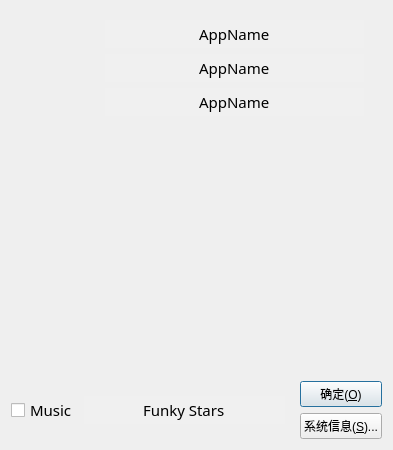
<?xml version="1.0" encoding="UTF-8"?>
<ui version="4.0">
 <class>AboutDialog</class>
 <widget class="QDialog" name="AboutDialog">
  <property name="geometry">
   <rect>
    <x>0</x>
    <y>0</y>
    <width>393</width>
    <height>450</height>
   </rect>
  </property>
  <property name="sizePolicy">
   <sizepolicy hsizetype="Ignored" vsizetype="Preferred">
    <horstretch>0</horstretch>
    <verstretch>0</verstretch>
   </sizepolicy>
  </property>
  <property name="windowTitle">
   <string>关于</string>
  </property>
  <layout class="QVBoxLayout" name="verticalLayout_3">
   <item>
    <widget class="QWidget" name="widget_4" native="true">
     <property name="sizePolicy">
      <sizepolicy hsizetype="Preferred" vsizetype="Fixed">
       <horstretch>0</horstretch>
       <verstretch>0</verstretch>
      </sizepolicy>
     </property>
     <layout class="QHBoxLayout" name="horizontalLayout_2">
      <item>
       <widget class="QLabel" name="labelIcon">
        <property name="minimumSize">
         <size>
          <width>70</width>
          <height>70</height>
         </size>
        </property>
        <property name="maximumSize">
         <size>
          <width>70</width>
          <height>70</height>
         </size>
        </property>
        <property name="text">
         <string/>
        </property>
       </widget>
      </item>
      <item>
       <widget class="QWidget" name="widget_3" native="true">
        <property name="sizePolicy">
         <sizepolicy hsizetype="Preferred" vsizetype="Fixed">
          <horstretch>0</horstretch>
          <verstretch>0</verstretch>
         </sizepolicy>
        </property>
        <layout class="QVBoxLayout" name="verticalLayout_4">
         <property name="spacing">
          <number>0</number>
         </property>
         <property name="topMargin">
          <number>0</number>
         </property>
         <property name="bottomMargin">
          <number>0</number>
         </property>
         <item>
          <widget class="QLineEdit" name="lineEditAppName">
           <property name="palette">
            <palette>
             <active>
              <colorrole role="Base">
               <brush brushstyle="SolidPattern">
                <color alpha="255">
                 <red>240</red>
                 <green>240</green>
                 <blue>240</blue>
                </color>
               </brush>
              </colorrole>
             </active>
             <inactive>
              <colorrole role="Base">
               <brush brushstyle="SolidPattern">
                <color alpha="255">
                 <red>240</red>
                 <green>240</green>
                 <blue>240</blue>
                </color>
               </brush>
              </colorrole>
             </inactive>
             <disabled>
              <colorrole role="Base">
               <brush brushstyle="SolidPattern">
                <color alpha="255">
                 <red>240</red>
                 <green>240</green>
                 <blue>240</blue>
                </color>
               </brush>
              </colorrole>
             </disabled>
            </palette>
           </property>
           <property name="font">
            <font>
             <family>宋体</family>
             <pointsize>11</pointsize>
            </font>
           </property>
           <property name="text">
            <string>AppName</string>
           </property>
           <property name="frame">
            <bool>false</bool>
           </property>
           <property name="alignment">
            <set>Qt::AlignCenter</set>
           </property>
           <property name="readOnly">
            <bool>true</bool>
           </property>
          </widget>
         </item>
         <item>
          <spacer name="verticalSpacer">
           <property name="orientation">
            <enum>Qt::Vertical</enum>
           </property>
           <property name="sizeType">
            <enum>QSizePolicy::Fixed</enum>
           </property>
           <property name="sizeHint" stdset="0">
            <size>
             <width>20</width>
             <height>6</height>
            </size>
           </property>
          </spacer>
         </item>
         <item>
          <widget class="QLineEdit" name="lineEditAppVersion">
           <property name="palette">
            <palette>
             <active>
              <colorrole role="Base">
               <brush brushstyle="SolidPattern">
                <color alpha="255">
                 <red>240</red>
                 <green>240</green>
                 <blue>240</blue>
                </color>
               </brush>
              </colorrole>
             </active>
             <inactive>
              <colorrole role="Base">
               <brush brushstyle="SolidPattern">
                <color alpha="255">
                 <red>240</red>
                 <green>240</green>
                 <blue>240</blue>
                </color>
               </brush>
              </colorrole>
             </inactive>
             <disabled>
              <colorrole role="Base">
               <brush brushstyle="SolidPattern">
                <color alpha="255">
                 <red>240</red>
                 <green>240</green>
                 <blue>240</blue>
                </color>
               </brush>
              </colorrole>
             </disabled>
            </palette>
           </property>
           <property name="font">
            <font>
             <family>宋体</family>
             <pointsize>11</pointsize>
            </font>
           </property>
           <property name="text">
            <string>AppName</string>
           </property>
           <property name="frame">
            <bool>false</bool>
           </property>
           <property name="alignment">
            <set>Qt::AlignCenter</set>
           </property>
           <property name="readOnly">
            <bool>true</bool>
           </property>
          </widget>
         </item>
         <item>
          <spacer name="verticalSpacer_2">
           <property name="orientation">
            <enum>Qt::Vertical</enum>
           </property>
           <property name="sizeType">
            <enum>QSizePolicy::Fixed</enum>
           </property>
           <property name="sizeHint" stdset="0">
            <size>
             <width>20</width>
             <height>6</height>
            </size>
           </property>
          </spacer>
         </item>
         <item>
          <widget class="QLineEdit" name="lineEditSystemInfo">
           <property name="palette">
            <palette>
             <active>
              <colorrole role="Base">
               <brush brushstyle="SolidPattern">
                <color alpha="255">
                 <red>240</red>
                 <green>240</green>
                 <blue>240</blue>
                </color>
               </brush>
              </colorrole>
             </active>
             <inactive>
              <colorrole role="Base">
               <brush brushstyle="SolidPattern">
                <color alpha="255">
                 <red>240</red>
                 <green>240</green>
                 <blue>240</blue>
                </color>
               </brush>
              </colorrole>
             </inactive>
             <disabled>
              <colorrole role="Base">
               <brush brushstyle="SolidPattern">
                <color alpha="255">
                 <red>240</red>
                 <green>240</green>
                 <blue>240</blue>
                </color>
               </brush>
              </colorrole>
             </disabled>
            </palette>
           </property>
           <property name="font">
            <font>
             <family>宋体</family>
             <pointsize>11</pointsize>
            </font>
           </property>
           <property name="text">
            <string>AppName</string>
           </property>
           <property name="frame">
            <bool>false</bool>
           </property>
           <property name="alignment">
            <set>Qt::AlignCenter</set>
           </property>
           <property name="readOnly">
            <bool>true</bool>
           </property>
          </widget>
         </item>
        </layout>
       </widget>
      </item>
     </layout>
    </widget>
   </item>
   <item>
    <widget class="QLabel" name="labelStar">
     <property name="font">
      <font>
       <family>Arial</family>
       <pointsize>12</pointsize>
      </font>
     </property>
    </widget>
   </item>
   <item>
    <widget class="QWidget" name="widget" native="true">
     <property name="sizePolicy">
      <sizepolicy hsizetype="Preferred" vsizetype="Fixed">
       <horstretch>0</horstretch>
       <verstretch>0</verstretch>
      </sizepolicy>
     </property>
     <layout class="QGridLayout" name="gridLayout">
      <property name="leftMargin">
       <number>0</number>
      </property>
      <property name="topMargin">
       <number>0</number>
      </property>
      <property name="rightMargin">
       <number>0</number>
      </property>
      <property name="bottomMargin">
       <number>0</number>
      </property>
      <item row="0" column="0">
       <widget class="QWidget" name="widget_5" native="true">
        <layout class="QHBoxLayout" name="horizontalLayout">
         <property name="leftMargin">
          <number>0</number>
         </property>
         <property name="topMargin">
          <number>0</number>
         </property>
         <property name="bottomMargin">
          <number>0</number>
         </property>
         <item>
          <widget class="QCheckBox" name="checkBoxMusic">
           <property name="sizePolicy">
            <sizepolicy hsizetype="Minimum" vsizetype="Fixed">
             <horstretch>0</horstretch>
             <verstretch>0</verstretch>
            </sizepolicy>
           </property>
           <property name="font">
            <font>
             <family>宋体</family>
             <pointsize>11</pointsize>
            </font>
           </property>
           <property name="text">
            <string>Music</string>
           </property>
          </widget>
         </item>
         <item>
          <widget class="QLineEdit" name="lineEditSystemInfo_2">
           <property name="sizePolicy">
            <sizepolicy hsizetype="Expanding" vsizetype="Fixed">
             <horstretch>0</horstretch>
             <verstretch>0</verstretch>
            </sizepolicy>
           </property>
           <property name="palette">
            <palette>
             <active>
              <colorrole role="Base">
               <brush brushstyle="SolidPattern">
                <color alpha="255">
                 <red>240</red>
                 <green>240</green>
                 <blue>240</blue>
                </color>
               </brush>
              </colorrole>
             </active>
             <inactive>
              <colorrole role="Base">
               <brush brushstyle="SolidPattern">
                <color alpha="255">
                 <red>240</red>
                 <green>240</green>
                 <blue>240</blue>
                </color>
               </brush>
              </colorrole>
             </inactive>
             <disabled>
              <colorrole role="Base">
               <brush brushstyle="SolidPattern">
                <color alpha="255">
                 <red>240</red>
                 <green>240</green>
                 <blue>240</blue>
                </color>
               </brush>
              </colorrole>
             </disabled>
            </palette>
           </property>
           <property name="font">
            <font>
             <family>宋体</family>
             <pointsize>11</pointsize>
            </font>
           </property>
           <property name="text">
            <string>Funky Stars</string>
           </property>
           <property name="frame">
            <bool>false</bool>
           </property>
           <property name="alignment">
            <set>Qt::AlignCenter</set>
           </property>
           <property name="readOnly">
            <bool>true</bool>
           </property>
          </widget>
         </item>
        </layout>
       </widget>
      </item>
      <item row="0" column="1">
       <widget class="QWidget" name="widget_2" native="true">
        <property name="sizePolicy">
         <sizepolicy hsizetype="Minimum" vsizetype="Preferred">
          <horstretch>0</horstretch>
          <verstretch>0</verstretch>
         </sizepolicy>
        </property>
        <layout class="QVBoxLayout" name="verticalLayout">
         <property name="leftMargin">
          <number>0</number>
         </property>
         <property name="topMargin">
          <number>0</number>
         </property>
         <property name="rightMargin">
          <number>0</number>
         </property>
         <property name="bottomMargin">
          <number>0</number>
         </property>
         <item>
          <widget class="QPushButton" name="pushButtonOk">
           <property name="sizePolicy">
            <sizepolicy hsizetype="Minimum" vsizetype="Fixed">
             <horstretch>0</horstretch>
             <verstretch>0</verstretch>
            </sizepolicy>
           </property>
           <property name="text">
            <string>确定(&amp;O)</string>
           </property>
           <property name="default">
            <bool>true</bool>
           </property>
          </widget>
         </item>
         <item>
          <widget class="QPushButton" name="pushButtonSystemInfo">
           <property name="sizePolicy">
            <sizepolicy hsizetype="Minimum" vsizetype="Fixed">
             <horstretch>0</horstretch>
             <verstretch>0</verstretch>
            </sizepolicy>
           </property>
           <property name="text">
            <string>系统信息(&amp;S)...</string>
           </property>
          </widget>
         </item>
        </layout>
       </widget>
      </item>
     </layout>
    </widget>
   </item>
  </layout>
 </widget>
 <resources/>
 <connections/>
</ui>
